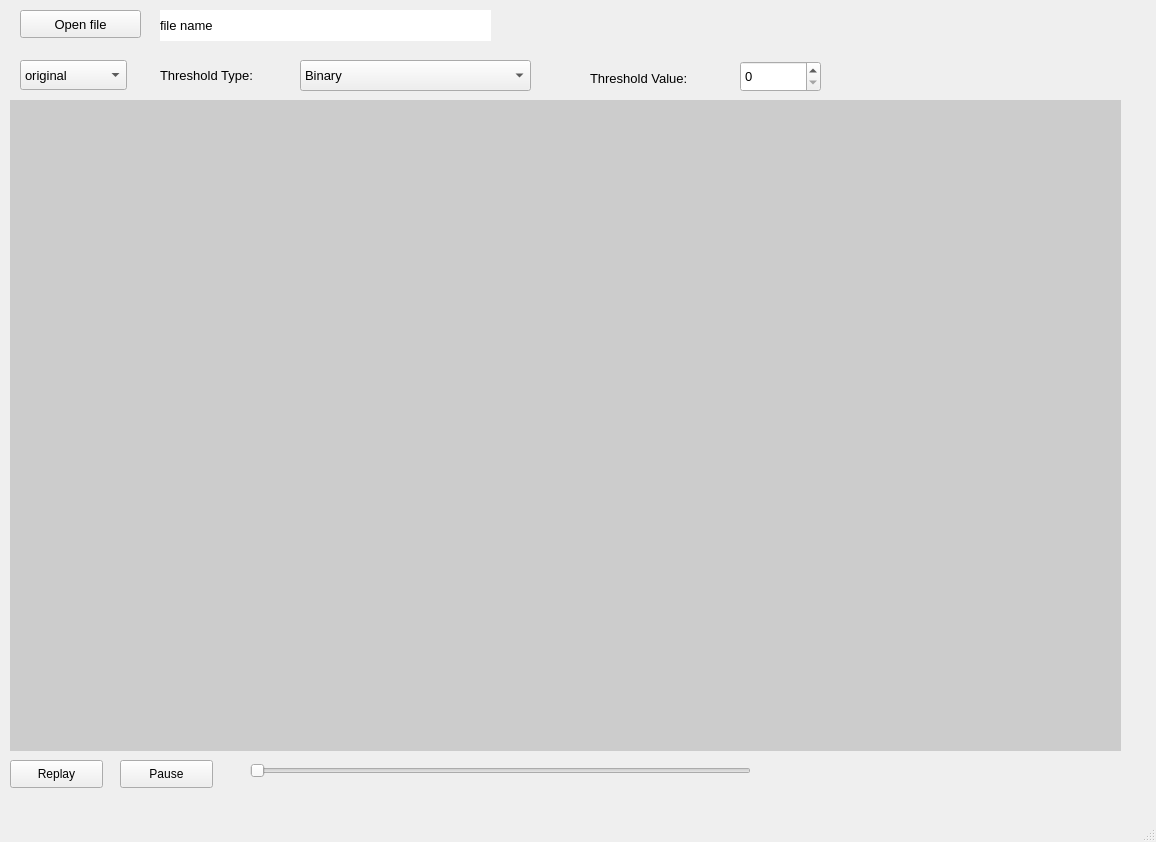
<?xml version="1.0" encoding="UTF-8"?>
<ui version="4.0">
 <class>MainWindow</class>
 <widget class="QMainWindow" name="MainWindow">
  <property name="geometry">
   <rect>
    <x>0</x>
    <y>0</y>
    <width>1156</width>
    <height>842</height>
   </rect>
  </property>
  <property name="windowTitle">
   <string>MainWindow</string>
  </property>
  <property name="autoFillBackground">
   <bool>false</bool>
  </property>
  <property name="styleSheet">
   <string notr="true"/>
  </property>
  <widget class="QWidget" name="centralwidget">
   <widget class="QComboBox" name="optionBox">
    <property name="geometry">
     <rect>
      <x>20</x>
      <y>60</y>
      <width>107</width>
      <height>30</height>
     </rect>
    </property>
    <property name="font">
     <font>
      <pointsize>10</pointsize>
     </font>
    </property>
    <property name="layoutDirection">
     <enum>Qt::LeftToRight</enum>
    </property>
    <property name="sizeAdjustPolicy">
     <enum>QComboBox::AdjustToMinimumContentsLength</enum>
    </property>
    <item>
     <property name="text">
      <string>original</string>
     </property>
    </item>
    <item>
     <property name="text">
      <string>a</string>
     </property>
    </item>
    <item>
     <property name="text">
      <string>b</string>
     </property>
    </item>
    <item>
     <property name="text">
      <string>c</string>
     </property>
    </item>
    <item>
     <property name="text">
      <string>d</string>
     </property>
    </item>
    <item>
     <property name="text">
      <string>e</string>
     </property>
    </item>
    <item>
     <property name="text">
      <string>f</string>
     </property>
    </item>
    <item>
     <property name="text">
      <string>g</string>
     </property>
    </item>
    <item>
     <property name="text">
      <string>h</string>
     </property>
    </item>
    <item>
     <property name="text">
      <string>i</string>
     </property>
    </item>
    <item>
     <property name="text">
      <string>3</string>
     </property>
    </item>
    <item>
     <property name="text">
      <string>新建项目</string>
     </property>
    </item>
    <item>
     <property name="text">
      <string/>
     </property>
    </item>
   </widget>
   <widget class="QPushButton" name="open_image">
    <property name="geometry">
     <rect>
      <x>20</x>
      <y>10</y>
      <width>121</width>
      <height>28</height>
     </rect>
    </property>
    <property name="font">
     <font>
      <pointsize>10</pointsize>
     </font>
    </property>
    <property name="text">
     <string>Open file</string>
    </property>
   </widget>
   <widget class="QLabel" name="playzone">
    <property name="geometry">
     <rect>
      <x>10</x>
      <y>100</y>
      <width>1111</width>
      <height>651</height>
     </rect>
    </property>
    <property name="styleSheet">
     <string notr="true">background-color: rgb(204, 204, 204);</string>
    </property>
    <property name="text">
     <string/>
    </property>
   </widget>
   <widget class="QLabel" name="fileNameLabel">
    <property name="geometry">
     <rect>
      <x>160</x>
      <y>10</y>
      <width>331</width>
      <height>31</height>
     </rect>
    </property>
    <property name="font">
     <font>
      <pointsize>10</pointsize>
     </font>
    </property>
    <property name="styleSheet">
     <string notr="true">background-color: rgb(255, 255, 255);</string>
    </property>
    <property name="text">
     <string>file name</string>
    </property>
   </widget>
   <widget class="QPushButton" name="playButton">
    <property name="geometry">
     <rect>
      <x>10</x>
      <y>760</y>
      <width>93</width>
      <height>28</height>
     </rect>
    </property>
    <property name="text">
     <string>Replay</string>
    </property>
   </widget>
   <widget class="QPushButton" name="stopButton">
    <property name="geometry">
     <rect>
      <x>120</x>
      <y>760</y>
      <width>93</width>
      <height>28</height>
     </rect>
    </property>
    <property name="text">
     <string>Pause</string>
    </property>
   </widget>
   <widget class="QSlider" name="slider">
    <property name="geometry">
     <rect>
      <x>250</x>
      <y>760</y>
      <width>501</width>
      <height>22</height>
     </rect>
    </property>
    <property name="minimum">
     <number>1</number>
    </property>
    <property name="maximum">
     <number>100</number>
    </property>
    <property name="orientation">
     <enum>Qt::Horizontal</enum>
    </property>
   </widget>
   <widget class="QComboBox" name="threshold_type">
    <property name="geometry">
     <rect>
      <x>300</x>
      <y>60</y>
      <width>231</width>
      <height>31</height>
     </rect>
    </property>
    <property name="font">
     <font>
      <pointsize>10</pointsize>
     </font>
    </property>
    <item>
     <property name="text">
      <string>Binary</string>
     </property>
    </item>
    <item>
     <property name="text">
      <string>Binary Inverted</string>
     </property>
    </item>
    <item>
     <property name="text">
      <string>Threshold Truncated</string>
     </property>
    </item>
    <item>
     <property name="text">
      <string>Threshold to Zero</string>
     </property>
    </item>
    <item>
     <property name="text">
      <string>Threshold to Zero Inverted</string>
     </property>
    </item>
   </widget>
   <widget class="QLabel" name="threshold_type_label">
    <property name="geometry">
     <rect>
      <x>160</x>
      <y>60</y>
      <width>141</width>
      <height>31</height>
     </rect>
    </property>
    <property name="font">
     <font>
      <pointsize>10</pointsize>
     </font>
    </property>
    <property name="text">
     <string>Threshold Type:</string>
    </property>
   </widget>
   <widget class="QSpinBox" name="threshold_value">
    <property name="geometry">
     <rect>
      <x>740</x>
      <y>61</y>
      <width>81</width>
      <height>31</height>
     </rect>
    </property>
    <property name="font">
     <font>
      <pointsize>10</pointsize>
     </font>
    </property>
    <property name="maximum">
     <number>255</number>
    </property>
   </widget>
   <widget class="QLabel" name="thread_value_label">
    <property name="geometry">
     <rect>
      <x>590</x>
      <y>70</y>
      <width>141</width>
      <height>16</height>
     </rect>
    </property>
    <property name="font">
     <font>
      <pointsize>10</pointsize>
     </font>
    </property>
    <property name="text">
     <string>Threshold Value:</string>
    </property>
   </widget>
  </widget>
  <widget class="QMenuBar" name="menubar">
   <property name="geometry">
    <rect>
     <x>0</x>
     <y>0</y>
     <width>1156</width>
     <height>26</height>
    </rect>
   </property>
  </widget>
  <widget class="QStatusBar" name="statusbar"/>
 </widget>
 <resources/>
 <connections/>
</ui>
